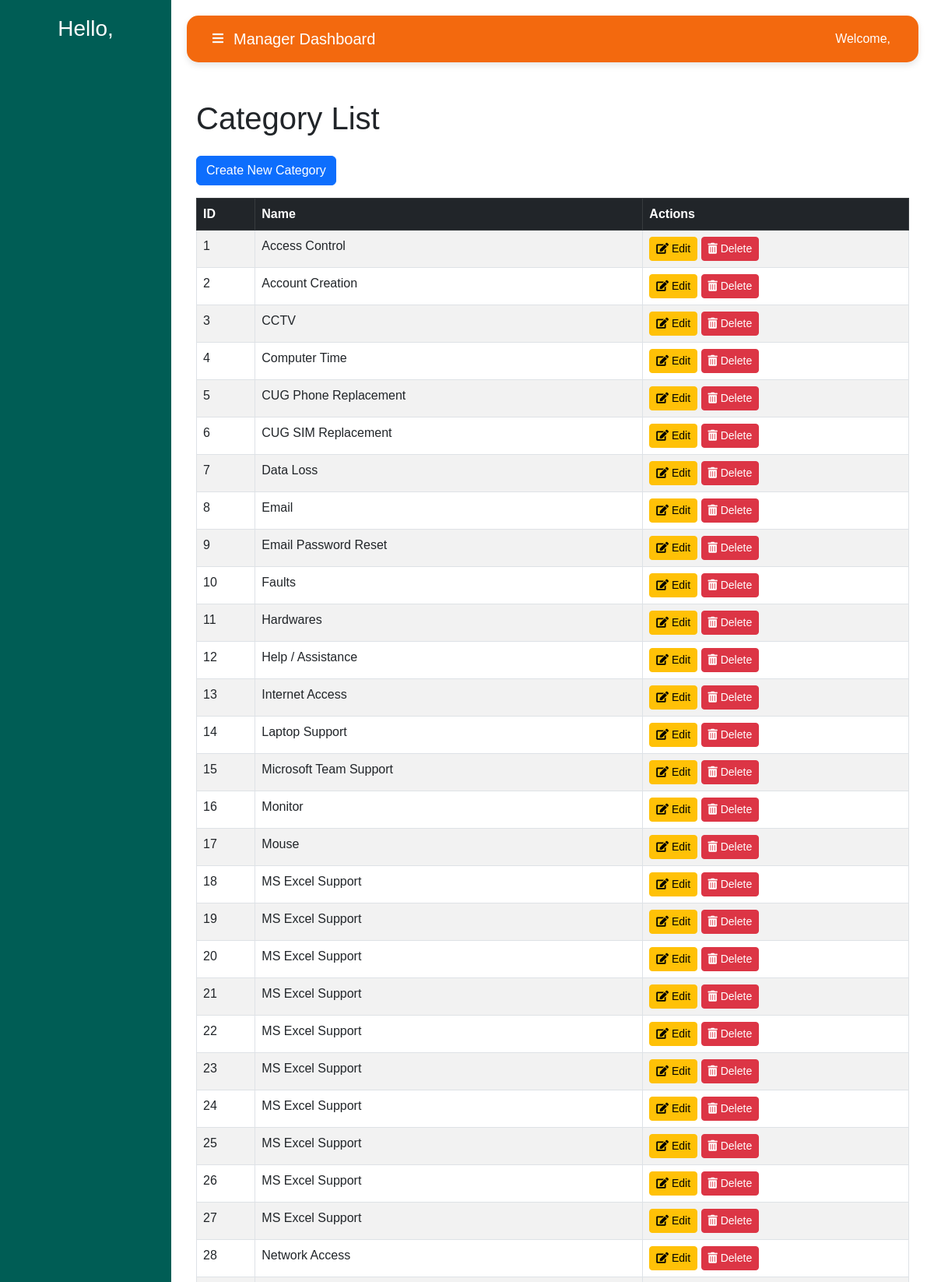
The page /helpdesk/categories/ (upper part) on the database its author committed.
### helpdesk/models.py (models this page shows, shortened)
class Category(models.Model):
    name = models.CharField(max_length=255)

### helpdesk/views.py (the view)
# urls.py: path('categories/', views.category_list, name='category-list'),
def category_list(request):
    categories = Category.objects.all()
    return render(request, 'category_list.html', {'categories': categories})

### helpdesk/templates/category_list.html (shortened to what this page needs)
{% extends 'helpbase.html' %}
{% block content %}
<div class="container mt-5">
    <h1 class="mb-4">Category List</h1>
    <a href="{% url 'helpdesk:category-create' %}" class="btn btn-primary mb-3">Create New Category</a>
    <table class="table table-striped table-bordered">
        <thead class="table-dark">
            <tr>
                <th>ID</th>
                <th>Name</th>
                <th>Actions</th>
            </tr>
        </thead>
        <tbody>
            {% for category in categories %}
                <tr>
                    <td>{{ category.id }}</td>
                    <td>{{ category.name }}</td>
                    <td>
                        <a href="{% url 'helpdesk:category-edit' category.id %}" class="btn btn-warning btn-sm" title="Edit Category">
                            <i class="fas fa-edit"></i> Edit
                        </a>
                        <a href="{% url 'helpdesk:category-delete' category.id %}" class="btn btn-danger btn-sm" title="Delete Category">
                            <i class="fas fa-trash-alt"></i> Delete
                        </a>
                    </td>
                </tr>
            {% endfor %}
        </tbody>
    </table>
</div>
{% endblock content %}

### helpdesk/templates/helpbase.html (style rules this page uses)
body { font-family: Arial, sans-serif; background-color: white; }

### rows shown on the page
Category: id "1", name "Access Control"
Category: id "2", name "Account Creation"
Category: id "3", name "CCTV"
Category: id "4", name "Computer Time"
Category: id "5", name "CUG Phone Replacement"
Category: id "6", name "CUG SIM Replacement"
Category: id "7", name "Data Loss"
Category: id "8", name "Email"
Category: id "9", name "Email Password Reset"
Category: id "10", name "Faults"
Category: id "11", name "Hardwares"
Category: id "12", name "Help / Assistance"
Category: id "13", name "Internet Access"
Category: id "14", name "Laptop Support"
Category: id "15", name "Microsoft Team Support"
Category: id "16", name "Monitor"
Category: id "17", name "Mouse"
Category: id "18", name "MS Excel Support"
Category: id "19", name "MS Excel Support"
Category: id "20", name "MS Excel Support"
Category: id "21", name "MS Excel Support"
Category: id "22", name "MS Excel Support"
Category: id "23", name "MS Excel Support"
Category: id "24", name "MS Excel Support"
Category: id "25", name "MS Excel Support"
Category: id "26", name "MS Excel Support"
Category: id "27", name "MS Excel Support"
Category: id "28", name "Network Access"
